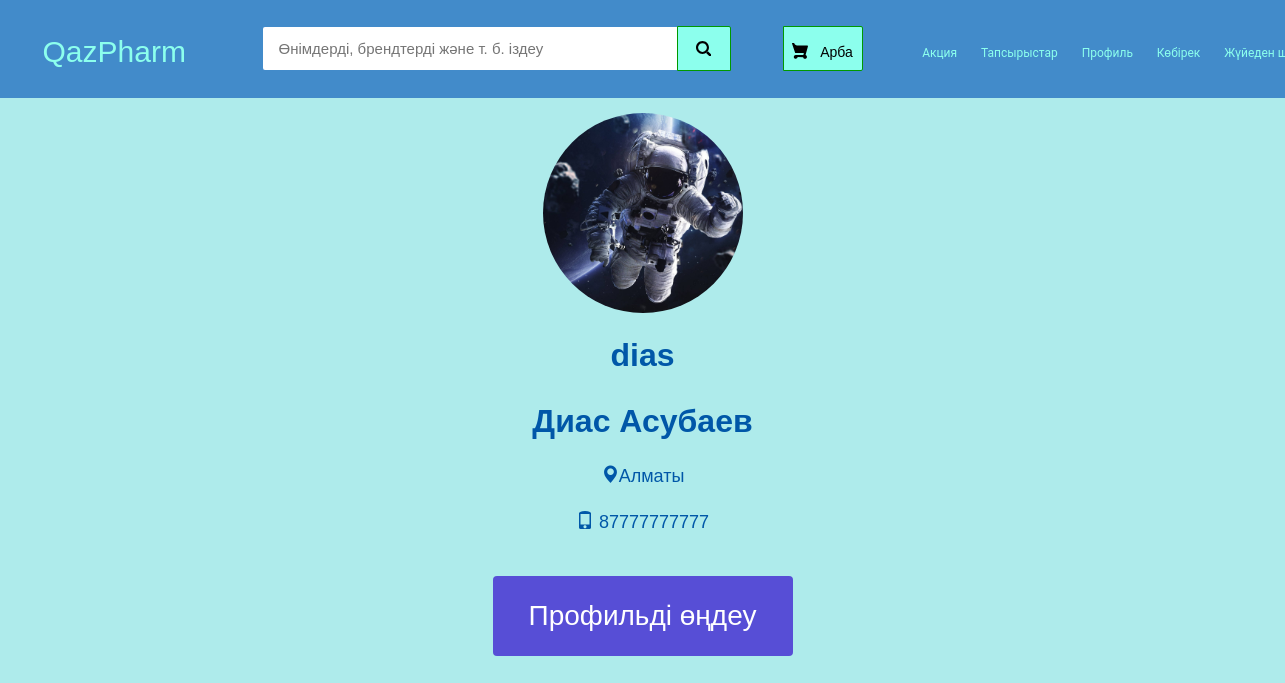
Screenshot of /my-profile (signed in) with the database file from the repository.
### ecom/models.py (models this page shows, shortened)
class Customer(models.Model):
    user=models.OneToOneField(User,on_delete=models.CASCADE)
    profile_pic= models.ImageField(upload_to='profile_pic/CustomerProfilePic/',null=True,blank=True, default="profile_pic/CustomerProfilePic/default.jpg")
    address = models.CharField(max_length=40)
    mobile = models.CharField(max_length=20,null=False)
    @property
    def get_name(self):
        return self.user.first_name+" "+self.user.last_name

### ecom/views.py (the view)
# urls.py: path('my-profile', views.my_profile_view,name='my-profile'),
@login_required(login_url='customerlogin')
@user_passes_test(is_customer)
def my_profile_view(request):
    customer=models.Customer.objects.get(user_id=request.user.id)
    return render(request,'ecom/my_profile.html',{'customer':customer})

### ecom/views.py (called while the page is built)
def is_customer(user):
    try:
        customer_group = Group.objects.get(name='CUSTOMER')
        return customer_group in user.groups.all()
    except Group.DoesNotExist:
        return False

### templates/ecom/my_profile.html (shortened to what this page needs)
{% extends 'ecom/homebase.html' %}
{% load static %}
{% block content %}
<div class="container1">
  <img src="{% static customer.profile_pic.url %}" alt="profile pic" class="profile-pic">
  <div class="name">{{request.user}}</div>
  <div class="name">{{customer.get_name}}</div>
  <div class="location"><i class="glyphicon glyphicon-map-marker"></i>{{customer.address}} </div>
  <div class="contact"><i class="glyphicon glyphicon-phone"></i> {{customer.mobile}}</div>
  <a href="/edit-profile"><button class="button"><span>Профильді өңдеу</span></button></a>
</div>
{% endblock content %}

### templates/ecom/customer_navbar.html (style rules this page uses)
body { background-color: #f9f9f9; width:100%; font-family: sans-serif; }

### templates/ecom/my_profile.html (style rules this page uses)
body { background-color:#aeebeb; }
.container1 { max-width: 800px; margin: 15px auto; text-align: center; }
.profile-pic { border-radius: 50%; width: 200px; height: 200px; object-fit: cover; margin: 0 auto; display: block; }
.name { font-size: 32px; font-weight: bold; margin: 20px 0; color: #0057a8; }
.location { font-size: 18px; margin-bottom: 20px; color: #0057a8; }
.contact { font-size: 18px; color: #0057a8; margin-bottom: 20px; }
.button { display: inline-block; border-radius: 4px; background-color: #574ed6; border: none; color: #FFFFFF; text-align: center; font-size: 28px; padding: 20px; width: 300px; transition: all 0.5s; cursor: pointer; margin: 20px 0; }
.button span { cursor: pointer; display: inline-block; position: relative; transition: 0.5s; }
.button span:after { content: '\00bb'; position: absolute; opacity: 0; top: 0; right: -20px; transition: 0.5s; }

### rows the page displays
Customer: get_name "Диас Асубаев", address "Алматы", mobile "87777777777"

### other values shown
{{ request.user }} "dias"
